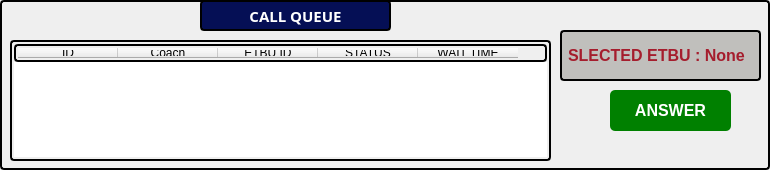
          <widget class="QFrame" name="frame_3">
           <property name="minimumSize">
            <size>
             <width>579</width>
             <height>122</height>
            </size>
           </property>
           <property name="styleSheet">
            <string notr="true">QFrame, QLabel, QToolTip {
	color: rgb(0, 0, 0);
    border: 2px solid black;
    border-radius: 4px;
    padding: 2px;
}</string>
           </property>
           <property name="frameShape">
            <enum>QFrame::StyledPanel</enum>
           </property>
           <property name="frameShadow">
            <enum>QFrame::Raised</enum>
           </property>
           <widget class="QTableWidget" name="tableWidget">
            <property name="geometry">
             <rect>
              <x>10</x>
              <y>40</y>
              <width>541</width>
              <height>121</height>
             </rect>
            </property>
            <property name="font">
             <font>
              <bold>true</bold>
             </font>
            </property>
            <property name="mouseTracking">
             <bool>true</bool>
            </property>
            <property name="selectionMode">
             <enum>QAbstractItemView::SingleSelection</enum>
            </property>
            <property name="selectionBehavior">
             <enum>QAbstractItemView::SelectRows</enum>
            </property>
            <property name="gridStyle">
             <enum>Qt::DotLine</enum>
            </property>
            <column>
             <property name="text">
              <string>ID</string>
             </property>
            </column>
            <column>
             <property name="text">
              <string>Coach</string>
             </property>
            </column>
            <column>
             <property name="text">
              <string>ETBU ID</string>
             </property>
            </column>
            <column>
             <property name="text">
              <string>STATUS</string>
             </property>
            </column>
            <column>
             <property name="text">
              <string>WAIT TIME</string>
             </property>
            </column>
           </widget>
           <widget class="QLabel" name="label_6">
            <property name="geometry">
             <rect>
              <x>200</x>
              <y>0</y>
              <width>191</width>
              <height>31</height>
             </rect>
            </property>
            <property name="font">
             <font>
              <family>Ubuntu Sans</family>
              <pointsize>11</pointsize>
              <italic>false</italic>
              <bold>true</bold>
              <underline>false</underline>
              <kerning>false</kerning>
             </font>
            </property>
            <property name="styleSheet">
             <string notr="true">font: 700 11pt &quot;Ubuntu Sans&quot;;
color: rgb(255, 255, 255);
background-color: rgb(5, 15, 85);</string>
            </property>
            <property name="text">
             <string>CALL QUEUE</string>
            </property>
            <property name="alignment">
             <set>Qt::AlignCenter</set>
            </property>
           </widget>
           <widget class="QPushButton" name="btnanswer">
            <property name="geometry">
             <rect>
              <x>610</x>
              <y>90</y>
              <width>121</width>
              <height>41</height>
             </rect>
            </property>
            <property name="font">
             <font>
              <pointsize>12</pointsize>
              <bold>true</bold>
             </font>
            </property>
            <property name="styleSheet">
             <string notr="true"> QPushButton
{
    background-color: green;
    color: white;
    font-weight: bold;
    border-radius: 5px;
}

QPushButton:hover
{
	background-color: rgb(46, 194, 126);
	color: rgb(255, 255, 255);
}

QPushButton:pressed
{
    
	background-color: rgb(87, 227, 137);
}</string>
            </property>
            <property name="text">
             <string>ANSWER</string>
            </property>
           </widget>
           <widget class="QLabel" name="lblselAnsetbu">
            <property name="geometry">
             <rect>
              <x>560</x>
              <y>30</y>
              <width>201</width>
              <height>51</height>
             </rect>
            </property>
            <property name="font">
             <font>
              <pointsize>12</pointsize>
              <bold>true</bold>
             </font>
            </property>
            <property name="styleSheet">
             <string notr="true">color: rgb(165, 29, 45);
background-color: rgb(192, 191, 188);</string>
            </property>
            <property name="text">
             <string>SLECTED ETBU : None</string>
            </property>
           </widget>
          </widget>
